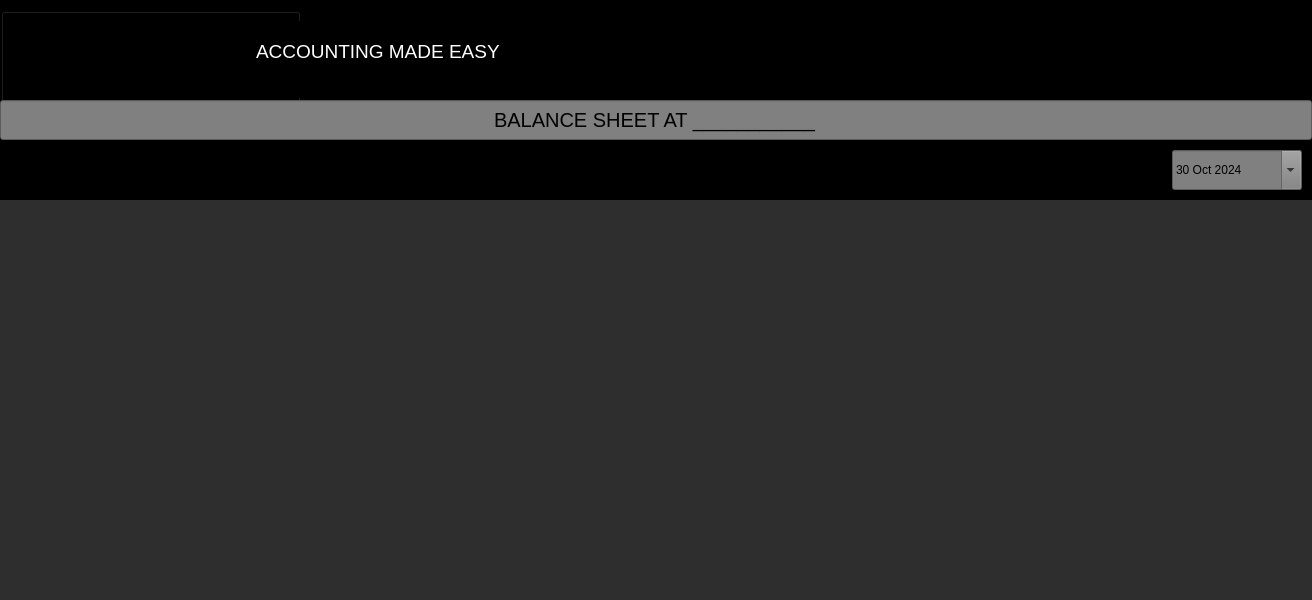
<?xml version="1.0" encoding="UTF-8"?>
<ui version="4.0">
 <class>BalanceSheet</class>
 <widget class="QMainWindow" name="BalanceSheet">
  <property name="geometry">
   <rect>
    <x>0</x>
    <y>0</y>
    <width>1312</width>
    <height>600</height>
   </rect>
  </property>
  <property name="windowTitle">
   <string>BalanceSheet</string>
  </property>
  <property name="styleSheet">
   <string notr="true">background-color:black;</string>
  </property>
  <widget class="QWidget" name="centralwidget">
   <property name="styleSheet">
    <string notr="true">QTreeView {
    background-color: #2e2e2e; /* Dark background */
    color: white; /* White text color */
    alternate-background-color: #3e3e3e; /* Slightly lighter background for alternate rows */
    border: none;
    font: 12pt 'Arial'; /* Font settings */
}

QHeaderView::section {
    background-color: #1f1f1f; /* Dark header background */
    color: white; /* White header text */
    border: none;
    padding: 5px;
    font-weight: bold;
}

QTreeView::item {
    border-bottom: 1px solid #444; /* Border between rows */
	height:40px;
}
</string>
   </property>
   <layout class="QVBoxLayout" name="verticalLayout">
    <property name="spacing">
     <number>0</number>
    </property>
    <property name="leftMargin">
     <number>0</number>
    </property>
    <property name="topMargin">
     <number>0</number>
    </property>
    <property name="rightMargin">
     <number>0</number>
    </property>
    <property name="bottomMargin">
     <number>0</number>
    </property>
    <item>
     <widget class="QStackedWidget" name="UpperLogoBar">
      <property name="minimumSize">
       <size>
        <width>0</width>
        <height>100</height>
       </size>
      </property>
      <property name="maximumSize">
       <size>
        <width>16777215</width>
        <height>100</height>
       </size>
      </property>
      <property name="styleSheet">
       <string notr="true">background-color:black;</string>
      </property>
      <property name="frameShape">
       <enum>QFrame::StyledPanel</enum>
      </property>
      <property name="frameShadow">
       <enum>QFrame::Raised</enum>
      </property>
      <widget class="QWidget" name="LogoStack_2">
       <property name="minimumSize">
        <size>
         <width>0</width>
         <height>100</height>
        </size>
       </property>
       <property name="maximumSize">
        <size>
         <width>16777215</width>
         <height>100</height>
        </size>
       </property>
       <widget class="QTextEdit" name="Motto_2">
        <property name="geometry">
         <rect>
          <x>250</x>
          <y>20</y>
          <width>914</width>
          <height>80</height>
         </rect>
        </property>
        <property name="cursor" stdset="0">
         <cursorShape>IBeamCursor</cursorShape>
        </property>
        <property name="styleSheet">
         <string notr="true">margin-bottom:3px;
color:white;</string>
        </property>
        <property name="readOnly">
         <bool>true</bool>
        </property>
        <property name="html">
         <string>&lt;!DOCTYPE HTML PUBLIC &quot;-//W3C//DTD HTML 4.0//EN&quot; &quot;http://www.w3.org/TR/REC-html40/strict.dtd&quot;&gt;
&lt;html&gt;&lt;head&gt;&lt;meta name=&quot;qrichtext&quot; content=&quot;1&quot; /&gt;&lt;meta charset=&quot;utf-8&quot; /&gt;&lt;style type=&quot;text/css&quot;&gt;
p, li { white-space: pre-wrap; }
hr { height: 1px; border-width: 0; }
li.unchecked::marker { content: &quot;\2610&quot;; }
li.checked::marker { content: &quot;\2612&quot;; }
&lt;/style&gt;&lt;/head&gt;&lt;body style=&quot; font-family:'Sans Serif'; font-size:9pt; font-weight:400; font-style:normal;&quot;&gt;
&lt;p style=&quot;-qt-paragraph-type:empty; margin-top:0px; margin-bottom:0px; margin-left:0px; margin-right:0px; -qt-block-indent:0; text-indent:0px;&quot;&gt;&lt;br /&gt;&lt;/p&gt;
&lt;p style=&quot; margin-top:0px; margin-bottom:0px; margin-left:0px; margin-right:0px; -qt-block-indent:0; text-indent:0px;&quot;&gt;&lt;span style=&quot; font-size:14pt;&quot;&gt;ACCOUNTING MADE EASY&lt;/span&gt;&lt;/p&gt;&lt;/body&gt;&lt;/html&gt;</string>
        </property>
       </widget>
       <widget class="QPushButton" name="LogoButton">
        <property name="geometry">
         <rect>
          <x>0</x>
          <y>10</y>
          <width>300</width>
          <height>100</height>
         </rect>
        </property>
        <property name="minimumSize">
         <size>
          <width>300</width>
          <height>100</height>
         </size>
        </property>
        <property name="cursor">
         <cursorShape>PointingHandCursor</cursorShape>
        </property>
        <property name="text">
         <string>PushButton</string>
        </property>
        <property name="icon">
         <iconset>
          <activeon>:/images/AppLogo.png</activeon>
         </iconset>
        </property>
        <property name="iconSize">
         <size>
          <width>300</width>
          <height>100</height>
         </size>
        </property>
       </widget>
       <zorder>LogoButton</zorder>
       <zorder>Motto_2</zorder>
      </widget>
     </widget>
    </item>
    <item>
     <widget class="QLineEdit" name="Title">
      <property name="minimumSize">
       <size>
        <width>400</width>
        <height>40</height>
       </size>
      </property>
      <property name="font">
       <font>
        <pointsize>15</pointsize>
       </font>
      </property>
      <property name="styleSheet">
       <string notr="true">background-color:gray;</string>
      </property>
      <property name="text">
       <string>BALANCE SHEET AT ___________</string>
      </property>
      <property name="alignment">
       <set>Qt::AlignCenter</set>
      </property>
      <property name="readOnly">
       <bool>true</bool>
      </property>
     </widget>
    </item>
    <item alignment="Qt::AlignRight">
     <widget class="QFrame" name="DateFrame">
      <property name="minimumSize">
       <size>
        <width>150</width>
        <height>50</height>
       </size>
      </property>
      <property name="frameShape">
       <enum>QFrame::StyledPanel</enum>
      </property>
      <property name="frameShadow">
       <enum>QFrame::Raised</enum>
      </property>
      <layout class="QVBoxLayout" name="verticalLayout_2">
       <item>
        <widget class="QDateEdit" name="ReadDate">
         <property name="minimumSize">
          <size>
           <width>0</width>
           <height>40</height>
          </size>
         </property>
         <property name="maximumSize">
          <size>
           <width>150</width>
           <height>16777215</height>
          </size>
         </property>
         <property name="styleSheet">
          <string notr="true">background-color:gray;</string>
         </property>
         <property name="calendarPopup">
          <bool>true</bool>
         </property>
         <property name="date">
          <date>
           <year>2024</year>
           <month>10</month>
           <day>30</day>
          </date>
         </property>
        </widget>
       </item>
      </layout>
     </widget>
    </item>
    <item>
     <widget class="QTreeView" name="BalanceSheetTable">
      <attribute name="headerMinimumSectionSize">
       <number>700</number>
      </attribute>
     </widget>
    </item>
   </layout>
  </widget>
 </widget>
 <resources/>
 <connections/>
</ui>
